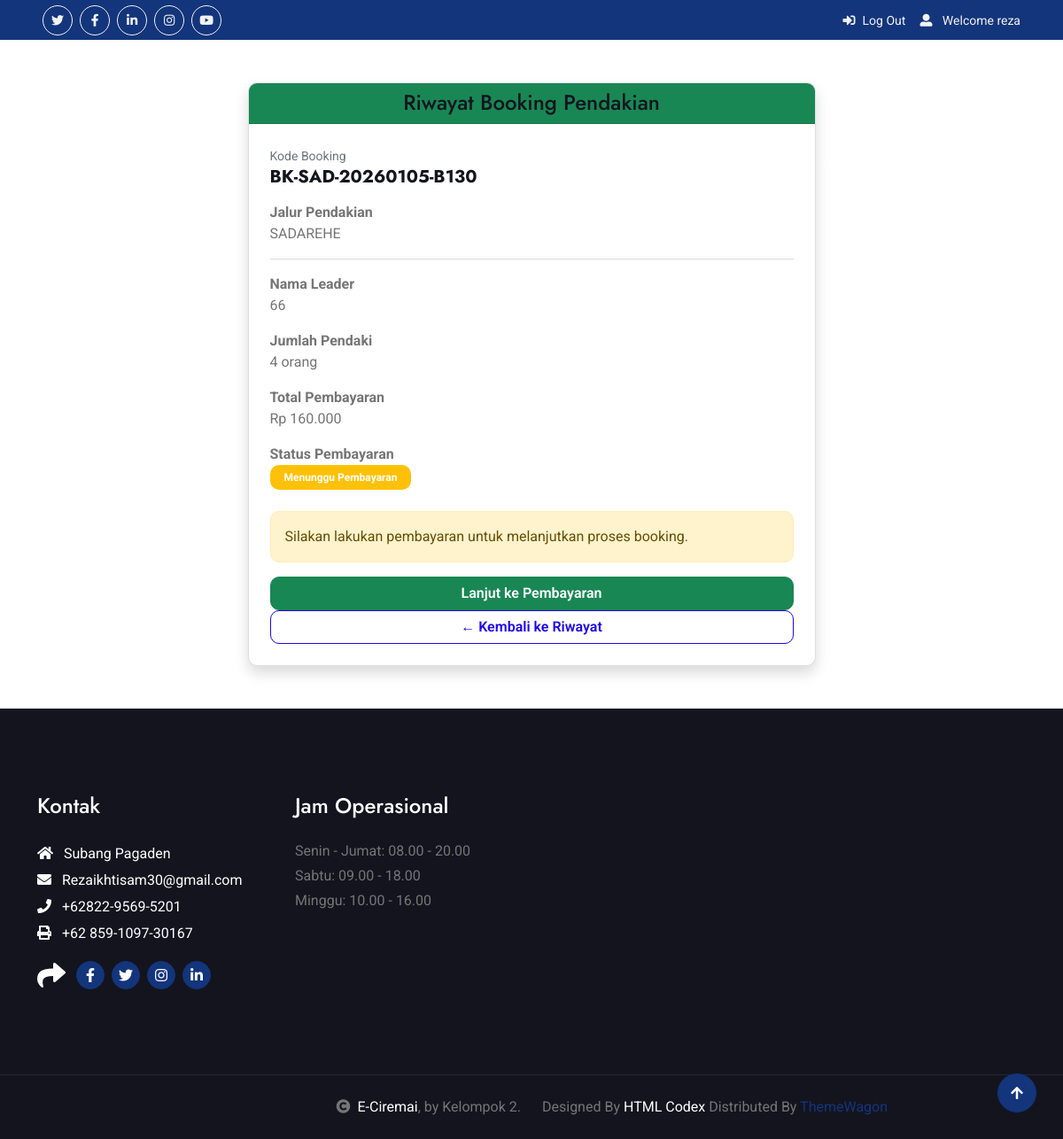
The app's page /riwayat.php?kode=BK-SAD-20260105-B130 (signed in) with its own data.
### tables this page shows
CREATE TABLE `booking_pendaki` (
  `id_booking` int(11) NOT NULL,
  `akun_id` int(100) DEFAULT NULL,
  `kode_booking` varchar(30) DEFAULT NULL,
  `id_kp` int(11) NOT NULL,
  `jalur` enum('apuy','sadarehe','linggarjati','palutungan') NOT NULL,
  `jumlah_pendaki` int(3) NOT NULL,
  `no_ktp` varchar(20) NOT NULL,
  `nama_lengkap` varchar(100) NOT NULL,
  `tgl_lahir` date NOT NULL,
  `jenis_kelamin` enum('L','P') NOT NULL,
  `berat_badan` int(3) NOT NULL,
  `tinggi_badan` int(3) NOT NULL,
  `email` varchar(100) NOT NULL,
  `no_telp` varchar(15) NOT NULL,
  `no_telp_keluarga` varchar(15) NOT NULL,
  `created_at` timestamp NOT NULL DEFAULT current_timestamp(),
  `status_pembayaran` enum('menunggu_pembayaran','menunggu_konfirmasi','berhasil','ditolak') DEFAULT 'menunggu_pembayaran',
  `bukti_pembayaran` varchar(255) DEFAULT NULL,
  `tanggal_booking` datetime DEFAULT current_timestamp(),
  `total_pembayaran` int(11) DEFAULT NULL
);

### riwayat.php (the view, shortened to what this page needs)
<?php include_once("header.php"); ?>
<?php
$kode = $_GET['kode'];
$data = mysqli_fetch_assoc(mysqli_query($koneksi, "
    SELECT * FROM booking_pendaki
    WHERE kode_booking='$kode'
"));
$harga_per_orang = 40000;
$total_bayar = $data['jumlah_pendaki'] * $harga_per_orang;
$status = $data['status_pembayaran'];
if ($status == 'menunggu_pembayaran') {
    $badge = 'warning';
    $text = 'Menunggu Pembayaran';
} elseif ($status == 'menunggu_konfirmasi') {
    $badge = 'info';
    $text = 'Menunggu Konfirmasi Admin';
} elseif ($status == 'berhasil') {
    $badge = 'success';
    $text = 'Pembayaran Berhasil';
} else {
    $badge = 'danger';
    $text = 'Pembayaran Ditolak';
}
?>
<div class="container-fluid position-relative p-0">
    <nav class="navbar navbar-expand-lg navbar-light px-4 px-lg-5 py-3 py-lg-0">
        <a href="" class="navbar-brand p-0">
            <h1 class="m-0"><i class="fa fa-map-marker-alt me-3"></i>E-Ciremai</h1>
        </a>
        <div class="collapse navbar-collapse" id="navbarCollapse">
            <div class="navbar-nav ms-auto py-0">
                <a href="cek_kuota.php" class="nav-item nav-link text-dark fw-semibold">Cek Kuota</a>
                <a href="home.php" class="nav-item nav-link text-dark fw-semibold">Home</a>
            </div>
        </div>
    </nav>
    <div class="container mt-5 mb-5">
        <div class="row justify-content-center">
            <div class="col-md-7">
                <div class="card shadow rounded-4">
                    <div class="card-header bg-success text-white text-center">
                        <h4 class="mb-0">Riwayat Booking Pendakian</h4>
                    </div>
                    <div class="card-body p-4">
                        <div class="mb-3">
                            <small class="text-muted">Kode Booking</small>
                            <h5 class="fw-bold"><?= $data['kode_booking'] ?></h5>
                        </div>
                        <p>
                            <b>Jalur Pendakian</b><br>
                            <?= strtoupper($data['jalur']) ?>
                        </p>
                        <hr>
                        <p><b>Nama Leader</b><br><?= $data['nama_lengkap'] ?></p>
                        <p><b>Jumlah Pendaki</b><br><?= $data['jumlah_pendaki'] ?> orang</p>
                        <p><b>Total Pembayaran</b><br>
                            Rp <?= number_format($total_bayar, 0, ',', '.') ?>
                        </p>
                        <p><b>Status Pembayaran</b><br>
                            <span class="badge bg-<?= $badge ?> px-3 py-2">
                                <?= $text ?>
                            </span>
                        </p>
                        <?php if ($status == 'menunggu_pembayaran'): ?>
                            <div class="alert alert-warning mt-4">
                                Silakan lakukan pembayaran untuk melanjutkan proses booking.
                            </div>
                            <a href="pembayaran.php?kode=<?= $kode ?>" class="btn btn-success w-100">
                                Lanjut ke Pembayaran
                            </a>
                        <?php endif; ?>
                        <a href="info_booking.php" class="btn btn-outline-secondary w-100">
                            ← Kembali ke Riwayat
                        </a>
                    </div>
                </div>
            </div>
        </div>
    </div>
    <?php include_once("footer.php"); ?>

### css/style.css (style rules this page uses)
.btn { font-weight: 600; transition: .5s; }
.navbar-light .navbar-nav .nav-link { font-family: 'Roboto', sans-serif; position: relative; padding: 35px 15px; color: var(--bs-white) !important; font-size: 17px; font-weight: 400; outline: none; transition: .5s; }
.navbar-light .navbar-brand h1 { color: var(--bs-white); }
@media (min-width: 992px) { .navbar-light { position: absolute; width: 100%; top: 0; left: 0; border-bottom: 1px solid rgba(255, 255, 255, .1); z-index: 999; } }
@media (min-width: 992px) { .navbar-light .navbar-nav .nav-link::before { position: absolute; content: ""; width: 100%; height: 0; bottom: -1px; left: 0; background: var(--bs-primary); transition: .5s; z-index: -1; } }

### records on screen
booking_pendaki: kode_booking "BK-SAD-20260105-B130", jalur "SADAREHE", nama_lengkap "66", jumlah_pendaki "4", jumlah_pendaki "160.000", status_pembayaran "Menunggu Pembayaran"

### other values on screen
$_SESSION['username'] "reza"
